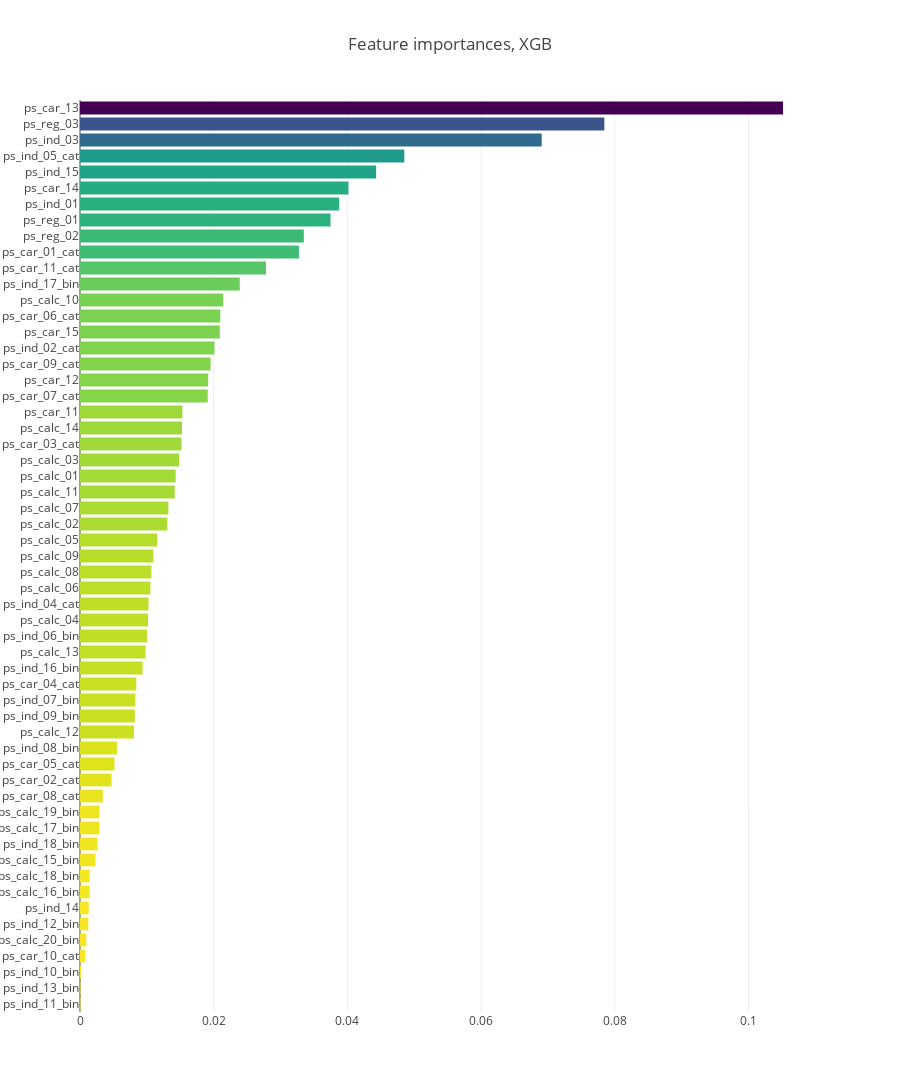

Source (notebook cell):
### Code cell
x, y = (list(x) for x in zip(*sorted(zip(xgb.feature_importances_, features), 
                                                            reverse = False)))
trace2 = go.Bar(
    x=x ,
    y=y,
    marker=dict(
        color=x,
        colorscale = 'Viridis',
        reversescale = True
    ),
    name='XGB Feature importance',
    orientation='h',
)

layout = dict(
    title='Feature importances, XGB',
     width = 900, height = 2000,
    yaxis=dict(
        showgrid=False,
        showline=False,
        showticklabels=True,
#         domain=[0, 0.85],
    ))

fig1 = go.Figure(data=[trace2])
fig1['layout'].update(layout)
py.iplot(fig1, filename='plots')

### Figure 1 — Plotly figure (JSON) as saved in the notebook; plotly's stock layout.template omitted (floating-point values rounded to 4 significant figures)
{"data": [{"marker": {"color": [7.264e-05, 7.264e-05, 0.0001453, 0.0007991, 0.0009444, 0.001235, 0.001308, 0.001453, 0.001453, 0.002325, 0.002615, 0.002906, 0.002906, 0.003414, 0.004722, 0.005158, 0.005521, 0.008063, 0.008209, 0.008281, 0.008427, 0.009371, 0.009807, 0.01002, 0.01017, 0.01024, 0.01053, 0.01068, 0.01097, 0.01155, 0.01308, 0.01322, 0.01417, 0.01431, 0.01482, 0.01518, 0.01525, 0.01533, 0.01911, 0.01918, 0.01954, 0.02012, 0.02092, 0.02099, 0.02143, 0.0239, 0.02782, 0.03276, 0.03349, 0.03748, 0.03879, 0.04017, 0.04431, 0.04853, 0.06908, 0.07845, 0.1052], "colorscale": "Viridis", "reversescale": true}, "name": "Random Forest Feature importance", "orientation": "h", "type": "bar", "x": [7.264e-05, 7.264e-05, 0.0001453, 0.0007991, 0.0009444, 0.001235, 0.001308, 0.001453, 0.001453, 0.002325, 0.002615, 0.002906, 0.002906, 0.003414, 0.004722, 0.005158, 0.005521, 0.008063, 0.008209, 0.008281, 0.008427, 0.009371, 0.009807, 0.01002, 0.01017, 0.01024, 0.01053, 0.01068, 0.01097, 0.01155, 0.01308, 0.01322, 0.01417, 0.01431, 0.01482, 0.01518, 0.01525, 0.01533, 0.01911, 0.01918, 0.01954, 0.02012, 0.02092, 0.02099, 0.02143, 0.0239, 0.02782, 0.03276, 0.03349, 0.03748, 0.03879, 0.04017, 0.04431, 0.04853, 0.06908, 0.07845, 0.1052], "y": ["ps_ind_11_bin", "ps_ind_13_bin", "ps_ind_10_bin", "ps_car_10_cat", "ps_calc_20_bin", "ps_ind_12_bin", "ps_ind_14", "ps_calc_16_bin", "ps_calc_18_bin", "ps_calc_15_bin", "ps_ind_18_bin", "ps_calc_17_bin", "ps_calc_19_bin", "ps_car_08_cat", "ps_car_02_cat", "ps_car_05_cat", "ps_ind_08_bin", "ps_calc_12", "ps_ind_09_bin", "ps_ind_07_bin", "ps_car_04_cat", "ps_ind_16_bin", "ps_calc_13", "ps_ind_06_bin", "ps_calc_04", "ps_ind_04_cat", "ps_calc_06", "ps_calc_08", "ps_calc_09", "ps_calc_05", "ps_calc_02", "ps_calc_07", "ps_calc_11", "ps_calc_01", "ps_calc_03", "ps_car_03_cat", "ps_calc_14", "ps_car_11", "ps_car_07_cat", "ps_car_12", "ps_car_09_cat", "ps_ind_02_cat", "ps_car_15", "ps_car_06_cat", "ps_calc_10", "ps_ind_17_bin", "ps_car_11_cat", "ps_car_01_cat", "ps_reg_02", "ps_reg_01", "ps_ind_01", "ps_car_14", "ps_ind_15", "ps_ind_05_cat", "ps_ind_03", "ps_reg_03", "ps_car_13"]}], "layout": {"height": 2000, "title": "Feature importances, XGB", "width": 900, "yaxis": {"showgrid": false, "showline": false, "showticklabels": true}}}
